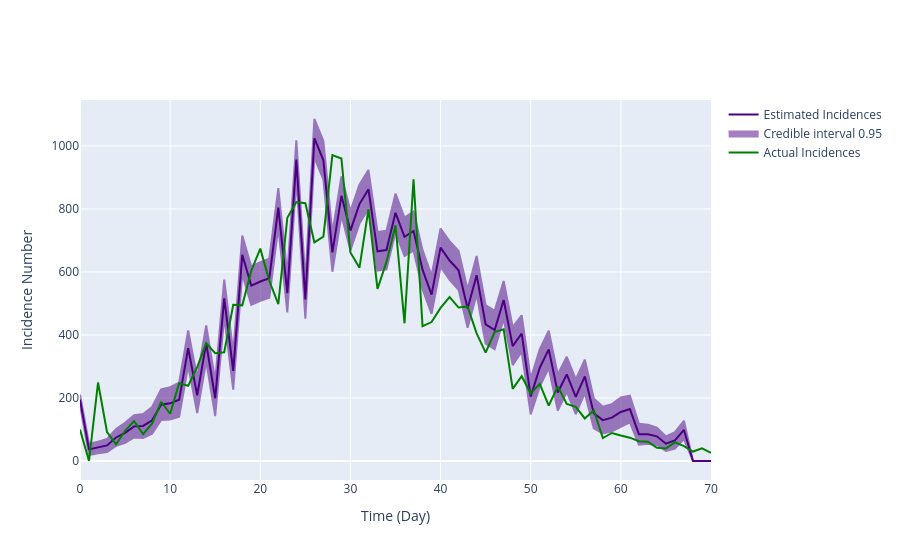

The cell this chart's notebook holds for it:
### Markdown cell above
Here we can see that the convergence is generally good. All values are within a resonable range. $\hat{R}$ is also pretty low and stable for all parameters, which all equals to 1.0. Then let's see the comparison between the actual incidences and the estimated ones.

Remarks:

1. At the end of the inference period, since the number of $\theta$ can be used to generate inference of $I$ is fewer and fewer, the values of last few $I$s will roughly be the its initial values at the start of the iteration. To overcome this issue, I have defined `kernel` to let users to input the values of the last few $I$s. If there is no information that the user can provide, it can be left as blank. The user can discard the last few inferences manually. After experiments, these last values will not affect $I$ values predicted at smaller time points.

### Code cell
# Plot the predicted incidences
pre_I = np.array(list(df['mean'].values[:-1]) + kernel) * len(demo_data) / 10000
pre_std = np.array(list(df['sd'].values[:-1]) + kernel)

figure = go.Figure()

trace1 = go.Scatter(
    y=pre_I,
    x=list(range(starting_time_point, end_time_point)),
    mode='lines',
    name='Estimated Incidences',
    line_color='indigo'
)

trace2 = go.Scatter(
    x=list(range(starting_time_point, end_time_point)) + list(range(starting_time_point, end_time_point))[::-1],
    y=(pre_I + 1.96 * pre_std).tolist() + (pre_I - 1.96 * pre_std).tolist()[::-1],
    fill='toself',
    fillcolor='indigo',
    line_color='indigo',
    opacity=0.5,
    mode='lines',
    name='Credible interval 0.95',
)

trace3 = go.Scatter(
    y=incidences_true,
    x=list(range(starting_time_point, end_time_point)),
    mode='lines',
    name='Actual Incidences',
    line_color='green'
)

figure.add_trace(trace1)
figure.add_trace(trace2)
figure.add_trace(trace3)
figure.update_layout(xaxis_title='Time (Day)', yaxis_title='Incidence Number')

### Figure 1 — Plotly figure (JSON) as saved in the notebook; plotly's stock layout.template omitted (floating-point values rounded to 4 significant figures; data arrays with more than 128 entries replaced by an {"elided": "..."} marker saying what was removed)
{"data": [{"line": {"color": "indigo"}, "mode": "lines", "name": "Estimated Incidences", "type": "scatter", "x": [0, 1, 2, 3, 4, 5, 6, 7, 8, 9, 10, 11, 12, 13, 14, 15, 16, 17, 18, 19, 20, 21, 22, 23, 24, 25, 26, 27, 28, 29, 30, 31, 32, 33, 34, 35, 36, 37, 38, 39, 40, 41, 42, 43, 44, 45, 46, 47, 48, 49, 50, 51, 52, 53, 54, 55, 56, 57, 58, 59, 60, 61, 62, 63, 64, 65, 66, 67, 68, 69, 70], "y": [194.4, 36.87, 43.18, 49.53, 74.68, 89.49, 109.9, 111.2, 129.1, 178.7, 183.0, 194.5, 358.2, 208.7, 373.3, 199.3, 516.4, 286.1, 654.7, 556.5, 569.8, 580.0, 804.3, 532.8, 956.6, 512.8, 1024.0, 954.4, 662.2, 841.6, 731.3, 815.4, 862.2, 665.6, 669.4, 787.6, 711.7, 729.9, 607.1, 528.1, 677.1, 636.2, 605.1, 483.7, 589.8, 433.5, 415.8, 511.1, 364.8, 404.6, 204.6, 295.4, 354.2, 217.4, 275.0, 203.7, 268.6, 151.1, 129.8, 137.5, 155.5, 165.1, 85.19, 84.66, 78.38, 54.91, 65.18, 98.65, 0, 0, 0]}, {"fill": "toself", "fillcolor": "indigo", "line": {"color": "indigo"}, "mode": "lines", "name": "Credible interval 0.95", "opacity": 0.5, "type": "scatter", "x": {"elided": "142 int values"}, "y": {"elided": "142 float values"}}, {"line": {"color": "green"}, "mode": "lines", "name": "Actual Incidences", "type": "scatter", "x": [0, 1, 2, 3, 4, 5, 6, 7, 8, 9, 10, 11, 12, 13, 14, 15, 16, 17, 18, 19, 20, 21, 22, 23, 24, 25, 26, 27, 28, 29, 30, 31, 32, 33, 34, 35, 36, 37, 38, 39, 40, 41, 42, 43, 44, 45, 46, 47, 48, 49, 50, 51, 52, 53, 54, 55, 56, 57, 58, 59, 60, 61, 62, 63, 64, 65, 66, 67, 68, 69, 70], "y": [100, 0, 249, 92, 53, 96, 127, 85, 119, 188, 150, 247, 239, 298, 374, 342, 345, 496, 494, 604, 674, 572, 498, 772, 822, 818, 694, 712, 971, 960, 662, 613, 799, 546, 632, 748, 437, 894, 428, 441, 486, 520, 487, 490, 405, 344, 409, 418, 229, 269, 214, 245, 176, 237, 181, 172, 135, 161, 73, 89, 81, 74, 63, 61, 42, 40, 59, 47, 30, 40, 26, 45, 18, 18, 5, 16, 17, 11, 7, 16, 3, 7, 6, 3, 5, 6, 1, 8, 1, 0, 0]}], "layout": {"xaxis": {"title": {"text": "Time (Day)"}}, "yaxis": {"title": {"text": "Incidence Number"}}}}
